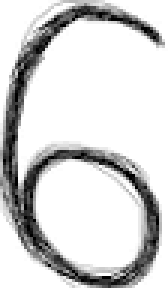
#> input picture aimodel/test_images/sechs1.png, 56 x 96 px (shown 3 times larger)
$ python digits_test.py
#> lines starting #> are read from the running program, lines starting #| are printed output that depends on the picture
import joblib
import numpy as np
import matplotlib.pyplot as plt
import cv2
from sklearn import datasets, metrics
from sklearn.model_selection import train_test_split
from sklearn.neighbors import KNeighborsClassifier

# 1. Digits-Datensatz laden
digits = datasets.load_digits()
X, y = digits.data, digits.target

# 2. Datensatz in Trainings- und Testdaten aufteilen
X_train, X_test, y_train, y_test = train_test_split(X, y, test_size=0.2, random_state=42)

# 3. KNN-Modell initialisieren
knn = KNeighborsClassifier(n_neighbors=3)

# 4. Modell trainieren
knn.fit(X_train, y_train)

# 5. Vorhersagen machen
y_pred = knn.predict(X_test)

# Beispiel: Zeige einige Vorhersagen
_, axes = plt.subplots(1, 5, figsize=(10, 3))
for ax, image, prediction in zip(axes, X_test, y_pred):
    ax.set_axis_off()
    ax.imshow(image.reshape(8, 8), cmap='gray')
    ax.set_title(f"Prediction: {prediction}")
plt.show()
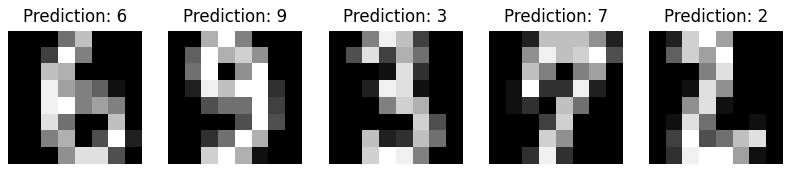
#> figure drawn by matplotlib, 5 panels

print(
    f"Classification report for classifier {knn}:\n"
    f"{metrics.classification_report(y_test, y_pred)}\n"
)

# Modell speichern
joblib.dump(knn, 'trained_models/trained_knn.joblib')

# 6. Funktion zum Laden und Verarbeiten eines Bildes
def load_image_as_1d_vector(image_path):
    # Bild laden
#> called with image_path = 'test_images/sechs1.png'
    image = cv2.imread(image_path)
#> image is the input picture: shape (96, 56, 3); min 0, max 255, mean 211.8

    if image is not None:
        # Bild in Graustufen umwandeln
        gray_image = cv2.cvtColor(image, cv2.COLOR_BGR2GRAY)

        # Bild auf 8x8 Pixel verkleinern
        resized_image = cv2.resize(gray_image, (8, 8))

        # Pixelwerte zwischen 0 und 16 normalisieren
        normalized_image = (resized_image / 255.0) * 16

        # Bild als 1D-Vektor darstellen
        features = normalized_image.flatten()
#> features = 64 values, max 16 at index 0, min 0.376 at index 49, mean 12.65

        #reshape features für Vorhersage
        features = features.reshape(1, -1)

        return features
    else:
        raise ValueError("Image could not be loaded. Please check the file path.")

# 7. Vorhersage für ein neues Bild machen
image_path = 'test_images/sechs1.png'
features = load_image_as_1d_vector(image_path)
prediction = knn.predict(features)
#> prediction = [0]
print(f"Die vorhergesagte Ziffer für das Bild ist: {prediction[0]}")
#| Die vorhergesagte Ziffer für das Bild ist: 0

# 8. Bild anzeigen
plt.imshow(cv2.imread(image_path, cv2.IMREAD_GRAYSCALE), cmap='gray')
plt.title(f"Vorhersage: {prediction[0]}")
plt.axis('off')
plt.show()
